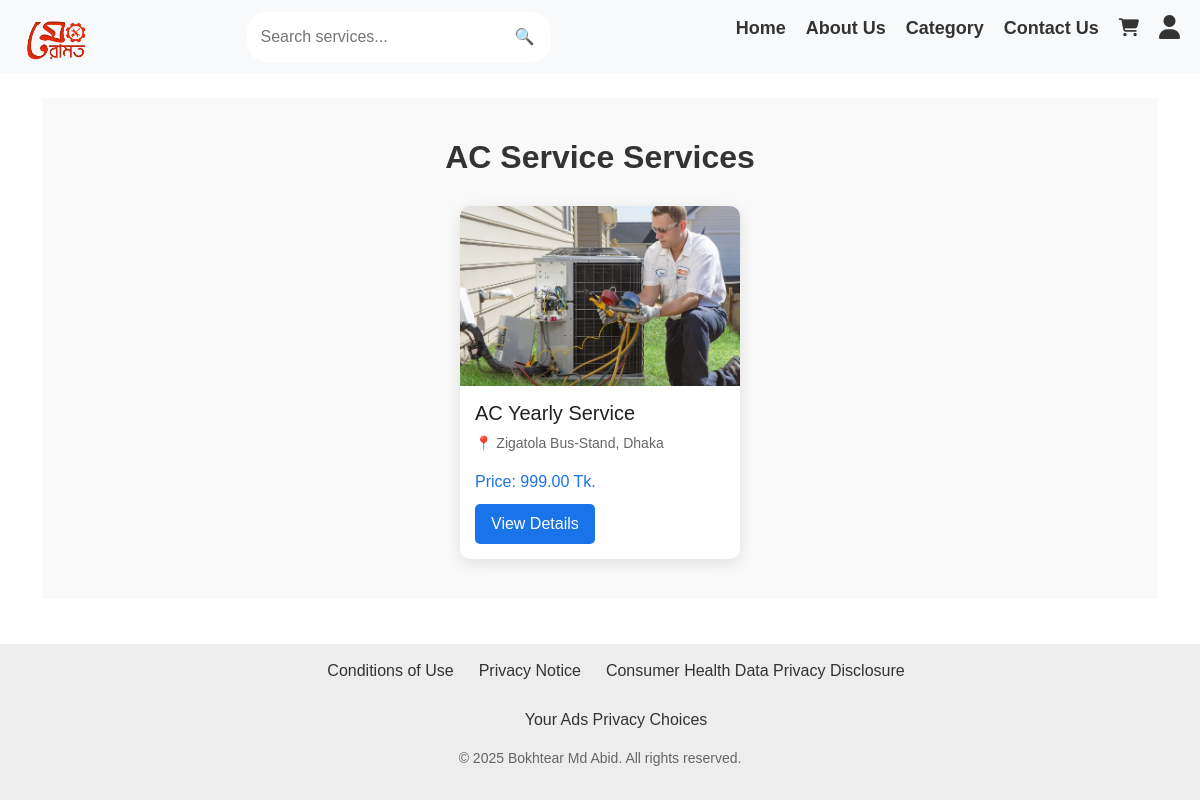
Page /category/1/ on the committed database.
### meramotapp/models.py (models this page shows, shortened)
class Category(models.Model):
    name = models.CharField(max_length=100, unique=True)
    image = models.ImageField(upload_to='category_images', null=True, blank=True)
    slug = models.SlugField(unique=True)

class Service(models.Model):
    seller = models.ForeignKey(settings.AUTH_USER_MODEL, on_delete=models.CASCADE, limit_choices_to={'is_seller': True})
    category = models.ForeignKey('Category', on_delete=models.CASCADE)
    title = models.CharField(max_length=255)
    description = models.TextField()
    price = models.DecimalField(max_digits=10, decimal_places=2)
    image = models.ImageField(upload_to='service_images', null=True, blank=True)
    location = models.CharField(max_length=255, null=True, blank=True)
    rating = models.FloatField(default=0.0)
    created_at = models.DateTimeField(auto_now_add=True)

### meramotapp/views.py (the view)
# urls.py: path("category/<int:category_id>/", views.category_services, name="category_services"),
def category_services(request, category_id):
    category = get_object_or_404(Category, id=category_id)
    services = Service.objects.filter(category=category)
    return render(request, "category_services.html", {"category": category, "services": services})

### templates/category_services.html (shortened to what this page needs)
{% extends "base.html" %}
{% load static %}
{% block extra_css %}
<link rel="stylesheet" href="{% static 'css/style_category_services.css' %}">
{% endblock %}
{% block content %}
<div class="category-services-container">
    <h2 class="category-title">{{ category.name }} Services</h2>
    {% if services %}
        <div class="service-list">
            {% for service in services %}
                <div class="service-card">
                    <img src="{{ service.image.url }}" alt="{{ service.title }}">
                    <div class="service-info">
                        <h3>{{ service.title }}</h3>
                        <p class="location">📍 {{ service.location }}</p>
                        <p class="price">Price: {{ service.price }} Tk.</p>
                        <a href="{% url 'service_detail' service.id %}" class="btn-view">View Details</a>
                    </div>
                </div>
            {% endfor %}
        </div>
    {% else %}
        <p class="no-services">No services available under this category right now.</p>
    {% endif %}
</div>
{% endblock %}

### static/css/style_category_services.css (style rules this page uses)
.category-services-container { padding: 40px 20px; background-color: #f9f9f9; }
.category-title { font-size: 32px; text-align: center; color: #333; margin-bottom: 30px; font-weight: 600; }
.service-list { display: flex; flex-wrap: wrap; justify-content: center; gap: 25px; }
.service-card { background-color: #fff; border-radius: 10px; overflow: hidden; box-shadow: 0 4px 15px rgba(0, 0, 0, 0.1); width: 280px; transition: transform 0.3s; }
.service-card img { width: 100%; height: 180px; object-fit: cover; }
.service-info { padding: 15px; }
.service-info h3 { font-size: 20px; margin-bottom: 8px; color: #222; }
.location { color: #666; font-size: 14px; }
.price { font-size: 16px; color: #1a73e8; margin: 10px 0; }
.btn-view { display: inline-block; padding: 8px 16px; background-color: #1a73e8; color: white; border-radius: 5px; text-decoration: none; font-weight: 500; transition: background-color 0.3s; }

### templates/navbar.html (style rules this page uses)
* { text-decoration: none; margin: 0; padding: 0; box-sizing: border-box; }

### templates/footer.html (style rules this page uses)
* { margin: 0; padding: 0; text-decoration: none; box-sizing: border-box; }
html, body { height: 100%; display: flex; flex-direction: column; font-family: 'Trebuchet MS', 'Lucida Sans Unicode', 'Lucida Grande', 'Lucida Sans', Arial, sans-serif; }

### rows in the picture
Category: name "AC Service"
Service: image (picture), title "AC Yearly Service", location "Zigatola Bus-Stand, Dhaka", price "999.00"
